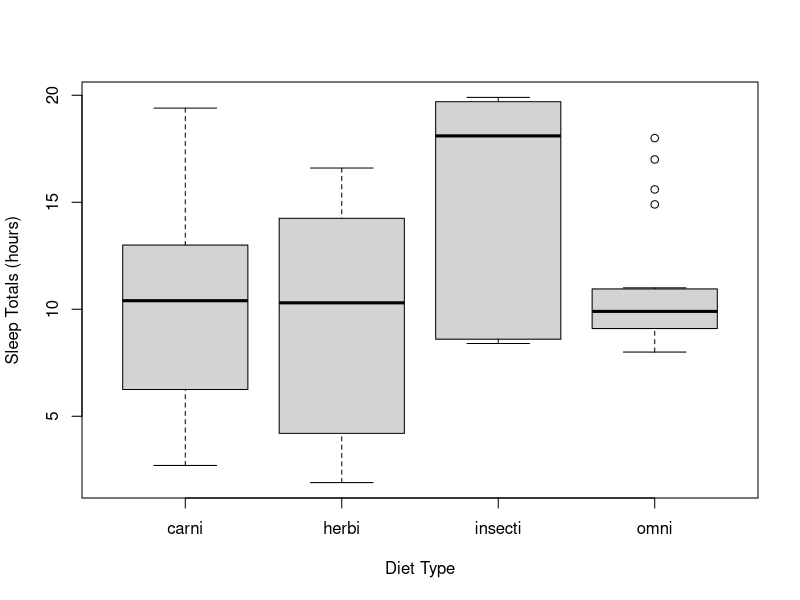

Write the R code that produced this figure.
# NR995 Module 9 problem set
# Using GitHub, plots, functions
# Erica Holme, Katie Moran, students
# Last modified: Oct 23 2017

## load mammal sleep dataset through ggplot 2 package
library(ggplot2)
data(msleep)
?msleep
head(msleep)
str(msleep)
summary(msleep)

## determine number of diet types in msleep
unique(msleep$vore)
length(unique(msleep$vore))
# there are 4 diet types (carni, omni, herbi, and insecti) as well as NAs

# visually determine whether sleep totals vary by diet type
msleep2 <- msleep[!is.na(msleep$vore), ] #remove rows with no "vore" data
unique(msleep2$vore) # no longer NAs in vore column
boxplot(msleep$sleep_total ~ msleep$vore, ylab = "Sleep Totals (hours)", 
        xlab = "Diet Type")

# The insect eating mammals appear to sleep more than the other other diet types,
# although there is overlap between the plots and error bars, indicating that the
# results are not significant. Carnivores, herbivores, and omnivores sleep about
# the same amount on average, although there is wide variation between the ranges. 
